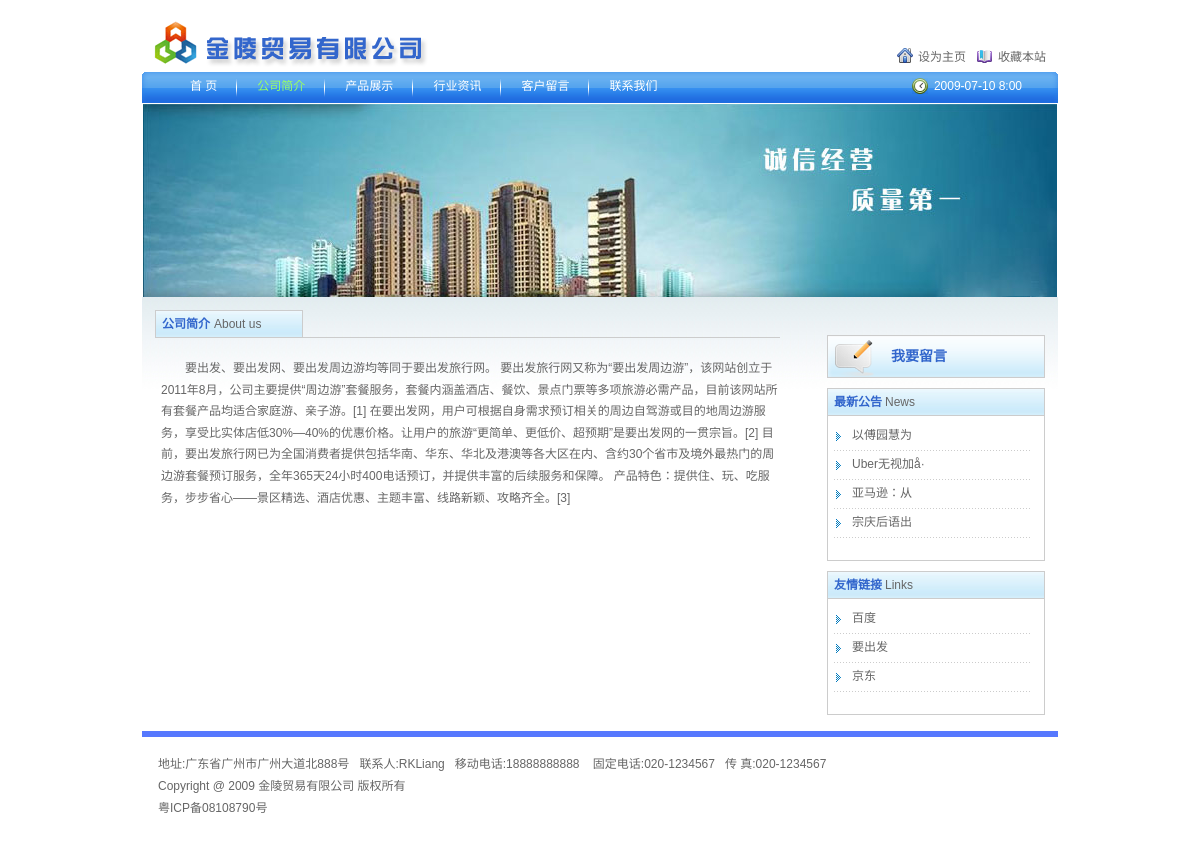
/about_us.php, run on the app's committed database.
### tables this page shows
CREATE TABLE `compMes` (
  `id` int(10) unsigned NOT NULL AUTO_INCREMENT,
  `addr` char(200) NOT NULL DEFAULT '' COMMENT '地址',
  `linkman` char(20) NOT NULL DEFAULT '' COMMENT '联系人',
  `mtel` char(20) NOT NULL DEFAULT '' COMMENT '移动电话',
  `fTel` char(20) NOT NULL DEFAULT '' COMMENT '固定电话',
  `fax` char(20) NOT NULL DEFAULT '' COMMENT '传真',
  `intro` text NOT NULL COMMENT '简介',
  `icpNo` char(50) NOT NULL DEFAULT '' COMMENT 'ICP号',
  `LDN` char(50) NOT NULL DEFAULT '' COMMENT '版权号',
  `copyrighter` char(20) NOT NULL DEFAULT '' COMMENT '版权所有人',
  `adder` char(50) NOT NULL COMMENT '添加人',
  `addTime` int(11) NOT NULL COMMENT '添加时间',
  PRIMARY KEY (`id`)
);

CREATE TABLE `article` (
  `id` int(10) unsigned NOT NULL AUTO_INCREMENT,
  `title` char(100) NOT NULL DEFAULT '',
  `content` text NOT NULL,
  `artClass` char(10) NOT NULL DEFAULT '',
  `adder` char(20) NOT NULL DEFAULT '' COMMENT '添加人',
  `addTime` int(10) unsigned NOT NULL DEFAULT '0' COMMENT '添加时间',
  PRIMARY KEY (`id`)
);

CREATE TABLE `friendlyLink` (
  `id` int(10) unsigned NOT NULL AUTO_INCREMENT,
  `name` char(30) NOT NULL DEFAULT '',
  `url` char(200) NOT NULL DEFAULT '',
  PRIMARY KEY (`id`)
);

### PDOClass/pdoClass.php (called while the page is built, shortened)
<?php
class pdoClass
{
    private $pdo = null;
    public $statement = null;
    public $options = array(
        PDO::MYSQL_ATTR_INIT_COMMAND => 'SET NAMES ',
    );
    public function __construct($host, $user = 'root', $pass = '', $dbname = '', $persistent = false, $charset = 'utf8')
    {
        $this->options[PDO::MYSQL_ATTR_INIT_COMMAND] .= $charset;
        $dsn = "mysql:host={$host};dbname={$dbname}";
        $this->pdo = new PDO($dsn, $user, $pass, $this->options);
    }
    public function query($sql)
    {
        $this->statement = $this->pdo->query($sql);
        return $this->statement;
    }
    public function fetch($fetch_style = PDO::FETCH_ASSOC)
    {
        if (is_object($this->statement)) {
            return $this->statement->fetch($fetch_style);
        } else {
            return false;
        }
    }
    public function fetchAll($fetch_style = PDO::FETCH_ASSOC, $handle = '')
    {
        if ($handle != '') {
            return $this->statement->fetchAll($fetch_style, $handle);
        } else {
            return $this->statement->fetchAll($fetch_style);
        }
    }
}

### about_us.php (the view, shortened to what this page needs)
<?php
include_once './PDOClass/pdoClass.php';
$host = '172.16.50.28';
$user = 'root';
$pass = 'root';
$dbname = 'jinling';
$link = new pdoClass($host, $user, $pass, $dbname);
$selSQL = "SELECT id,title,addTime FROM article WHERE artClass='最新公告'";
$link->query($selSQL);
$arrNotice = $link->fetchAll();
$selSQL = "SELECT * FROM compMes";
$link->query($selSQL);
$arrCompany = $link->fetch();
$selSQL = "SELECT * FROM friendlyLink";
$link->query($selSQL);
$arrLink = $link->fetchAll();
?>
<!DOCTYPE html PUBLIC "-//W3C//DTD XHTML 1.0 Transitional//EN" "http://www.w3.org/TR/xhtml1/DTD/xhtml1-transitional.dtd">
<html xmlns="http://www.w3.org/1999/xhtml">
<head>
<link type="text/css" rel="stylesheet" href="style/style.css" />
</head>
<body>
<div class="header">
	<h1 class="logo" title="金陵贸易有限公司"><a href="index.php"><img src="images/logo.gif" alt="金陵贸易有限公司" /></a></h1>
    <p class="top_r"><a href="#" class="btn_i">设为主页</a><a href="#" class="btn_f">收藏本站</a></p>
</div>
<div class="nav">
	<div class="nav_left"></div>
    <ul>
     	<li><a href="index.php">首  页</a></li>
        <li class="sel"><a href="about_us.php">公司简介</a></li>
        <li><a href="product_list.php">产品展示</a></li>
        <li><a href="info.php">行业资讯</a></li>
        <li><a href="guestbook.php">客户留言</a></li>
        <li><a href="contact_us.php" class="nobg">联系我们</a></li>
     </ul>
     <div class="time">2009-07-10 8:00</div>
    <div class="nav_right"></div>
</div>
<div class="banner">
	<a href="#"><img src="images/banner.jpg" align="banner" /></a>
</div>
<div class="content">
	<div class="lefter">
    	<div class="title">
        	<h2 class="cBlue fB">公司简介<b class="cGrey fn">About us</b></h2>
        </div>
        <div class="intro">
        	<p><?php echo $arrCompany['intro']?></p>
        </div>
    </div>
	<div class="righter">
    	<div class="rightBox">
        	<a href="guestbook.php" class="btn_s">我要留言</a>
        </div>
        <div class="blank10"></div>
    	<div class="rightBox">
        	<h3>最新公告<b class="cGrey fn">News</b></h3>
			<ul class="list_r">
				<?php
				foreach($arrNotice as $key=>$value){
					?>
					<li>
						<a title=<?php echo $arrNotice["$key"]['title']?> href="article.php?id=<?php echo $arrNotice["$key"]['id']?>"><?php echo substr($arrNotice["$key"]['title'],0,15)?></a>
					</li>
				<?php }?>
			</ul>
        </div>
        <div class="blank10"></div>
        <div class="rightBox">
        	<h3>友情链接<b class="cGrey fn">Links</b></h3>
            <ul class="list_r">
				<?php
				foreach($arrLink as $key=>$value){
				?>
					<li><a href=<?php echo $arrLink["$key"]['url']?>><?php echo $arrLink["$key"]['name']?></a></li>
				<?php }?>
            </ul>
        </div>
    </div>
</div>
<div class="footer">
	<p>地址:<?php echo $arrCompany['addr']?>&nbsp;&nbsp;&nbsp;联系人:<?php echo $arrCompany['linkman']?>&nbsp;&nbsp;&nbsp;移动电话:<?php echo $arrCompany['mtel']?>
		&nbsp;&nbsp;&nbsp;固定电话:<?php echo $arrCompany['fTel']?>&nbsp;&nbsp;&nbsp;传 真:<?php echo $arrCompany['fax']?></p>
	<p><?php echo $arrCompany['LDN']?> <?php echo $arrCompany['copyrighter']?> 版权所有</p>
	<p><a href="#"><?php echo $arrCompany['icpNo']?></a></p>
</div>
</body>
</html>

### style/style.css (style rules this page uses)
body { text-align: center; font:12px "Lucida Grande",Verdana,Lucida,Helvetica,Arial,sans-serif;margin:0; padding:0;font-size:12px; line-height:22px; background-color:#fff;color:#666 }
html, body { height:100% }
div,form,img,ul,ol,li,p,dl,dt,dd { margin: 0; padding: 0; border: 0; }
ul,li { list-style-type:none; }
img { vertical-align:middle; }
h1,h2,h3,h4,h5,h6 { margin:0; padding:0;font-size:12px; font-weight:normal; }
a:link { color:#666; text-decoration:none; }
.fB { font-weight: bold; }
.fn { font-weight:normal }
.cGrey,a.cGrey:link,a.cGrey:visited { color:#666; }
.cBlue,a.cBlue:link,a.cBlue:visited { color:#3266cc }
.btn_s { display:block;width:height:41px; line-height:41px;padding:0 0 0 63px;color:#3266cc!important;font-weight:bold;font-size:14px; background:url(../images/sentfor.gif) no-repeat left top }
.nobg { background:none!important }
.blank10 { height:10px; clear:both;display:block; font-size:1px;overflow:hidden; }
.header { width:916px;margin:0 auto;height:72px;position:relative; text-align:left }
.logo { position:absolute;top:20px;left:6px;float:left }
.top_r { position:absolute;top:46px;right:12px }
.top_r .btn_i { padding:6px 11px 0 21px; background:url(../images/btn_ibg.gif) no-repeat 0 4px }
.top_r .btn_f { padding:6px 0 0 21px; background:url(../images/btn_fbg.gif) no-repeat 0 6px }
.nav { width:916px;margin:0 auto;height:31px;background:url(../images/nav_bg.gif) repeat-x 0 -31px; position:relative; overflow:hidden }
.nav_left { position:absolute;top:0;left:0;height:31px;width:8px; background:url(../images/nav_bg.gif) no-repeat 0 0; z-index:2 }
.nav_right { position:absolute;top:0;right:0;height:31px;width:8px; background:url(../images/nav_bg.gif) no-repeat 0 -62px; z-index:3 }
.nav ul { padding:0 4px 0 28px }
.nav ul li { float:left; height:16px;font-size:12px; }
.nav ul li a { padding:0 20px 0 20px;_padding-top:2px; display:block; float:left;height:29px; line-height:29px;background:url(../images/nav_line.gif) no-repeat right 6px }
.nav ul li a:link,.nav ul li a:visited,.nav ul li a:active { color:#fff;text-decoration:none }
.nav ul li.sel a:link,.nav ul li.sel a:visited,.nav ul li.sel a:active { color:#98ff66;text-decoration:none }
.nav .time { position:absolute;top:3px;right:36px;z-index:4;color:#fff;padding:0 0 0 22px; background:url(../images/timebg.gif) no-repeat 0 3px }
.banner { padding-top:1px;width:916px;margin:0 auto; overflow:hidden }
.content { width:890px;margin:0 auto;padding:10px 13px 16px 13px; background:url(../images/contentbg.gif) repeat-x left top; text-align:left }
.lefter { width:625px;float:left; text-align:left }
.title { height:30px;border-bottom:1px solid #ccc; clear:both; position:relative }
.title b { margin:0 4px }
.title h2 { float:left;width:134px;border-top:1px solid #ccc;border-left:1px solid #ccc;border-right:1px solid #ccc;height:26px;line-height:26px; padding:0 6px; background:url(../images/titlebg.gif) repeat-x left top;margin-top:3px }
.righter { width:218px;float:right;padding-top:28px }
.rightBox { border:1px solid #ccc }
.rightBox h3 { border-bottom:1px solid #ccc;height:26px; line-height:26px;padding:0 6px; background:url(../images/titlebg.gif) repeat-x left top; font-weight:bold;color:#3266cc }
.rightBox h3 b { margin:0 3px }
.rightBox ul { padding:6px 12px 22px 6px }
.footer { width:900px;margin:0 auto;border-top:6px solid #5678fe; text-align:left; color:#666;padding:16px 0 30px 16px }
.list_r { clear:both }
.list_r li { height:29px;line-height:29px;_height:27px; line-height:27px; background:url(../images/list_rbg.gif) repeat-x left bottom; position:relative }
.list_r li a { display:block;padding:0 0 0 18px; background:url(../images/liststyle.gif) no-repeat 2px 10px; _background-position:2px 8px }
.intro { clear:left;padding:10px 0 0 6px }
.intro p { line-height:1.8em; text-indent:2em;padding:10px 0 }

### data on the page
compmes: intro "要出发、要出发网、要出发周边游均等同于要出发旅行网。 要出发旅行网又称为“要出发周边游”，该网站创立于2011年8月，公司主要提供“周边游”套餐服务，套餐内涵盖酒店、餐饮、景点门票等多项旅游必需产品，目前该网站所有套餐产品均适合家庭游、亲子游。[1] 在要出发网，用户可根据自身需求预订相关的周边自驾游或目的地周边游服务，享受比实体店低30%—40%的优惠价格。让用户的旅游“更简单、更低价、超预期”是要出发网的一贯宗旨。[2] 目前，要出发旅行网已为全国消费者提供包括华南、华东、华北及港澳等各大区在内、含约30个省市及境外最热门的周边游套餐预订服务，全年365天24小时400电话预订，并提供丰富的后续服务和保障。 产品特色：提供住、玩、吃服务，步步省心——景区精选、酒店优惠、主题丰富、线路新颖、攻略齐全。[3]", addr "广东省广州市广州大道北888号", linkman "RKLiang", mtel "18888888888", fTel "020-1234567", fax "020-1234567", LDN "Copyright @ 2009", copyrighter "金陵贸易有限公司", icpNo "粤ICP备08108790号"
article: title "以傅园慧为"
article: title "Uber无视加å·"
article: title "亚马逊：从"
article: title "宗庆后语出"
friendlylink: name "百度"
friendlylink: name "要出发"
friendlylink: name "京东"
